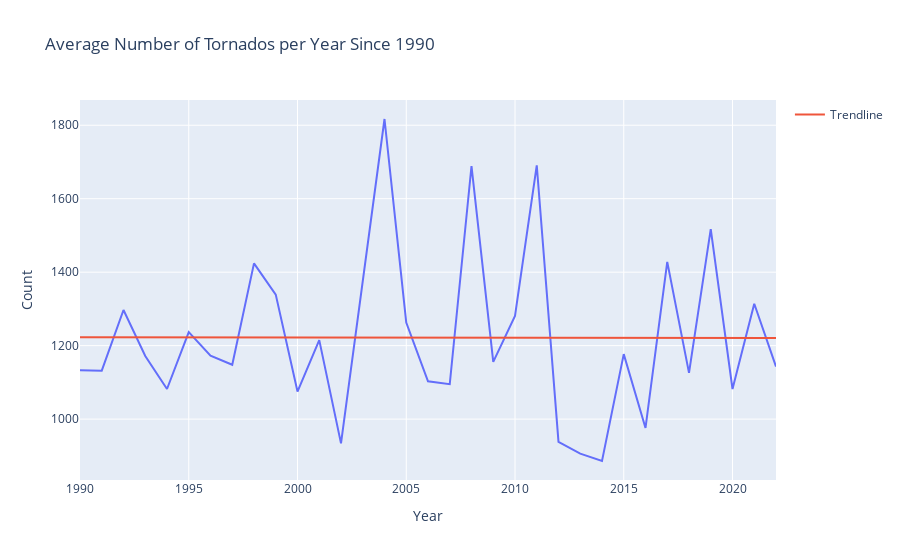

Write notebook code for a chart like this one.
### Code cell
# create same graphs as above but only since 1990
df_2000 = df[df['yr'] >= 1990]
num_per_year = df_2000.groupby('yr').count()['mo'].reset_index()
num_per_year.columns = ['Year', 'Count']
fig = px.line(num_per_year, x='Year', y='Count', title='Average Number of Tornados per Year Since 1990')

# add a trendline by computing the best fit line
z = np.polyfit(num_per_year['Year'], num_per_year['Count'], 1)
p = np.poly1d(z)
fig.add_scatter(x=num_per_year['Year'], y=p(num_per_year['Year']), mode='lines', name='Trendline')

fig.show()

### Figure 1 — Plotly figure (JSON) as saved in the notebook; plotly's stock layout.template omitted (floating-point values rounded to 4 significant figures)
{"data": [{"hovertemplate": "Year=%{x}<br>Count=%{y}<extra></extra>", "legendgroup": "", "line": {"color": "#636efa", "dash": "solid"}, "marker": {"symbol": "circle"}, "mode": "lines", "name": "", "orientation": "v", "showlegend": false, "type": "scatter", "x": [1990, 1991, 1992, 1993, 1994, 1995, 1996, 1997, 1998, 1999, 2000, 2001, 2002, 2003, 2004, 2005, 2006, 2007, 2008, 2009, 2010, 2011, 2012, 2013, 2014, 2015, 2016, 2017, 2018, 2019, 2020, 2021, 2022], "xaxis": "x", "y": [1133, 1132, 1297, 1172, 1082, 1237, 1173, 1148, 1424, 1339, 1075, 1215, 934, 1374, 1817, 1263, 1103, 1095, 1689, 1156, 1281, 1691, 938, 906, 886, 1177, 976, 1428, 1126, 1517, 1082, 1314, 1143], "yaxis": "y"}, {"mode": "lines", "name": "Trendline", "type": "scatter", "x": [1990, 1991, 1992, 1993, 1994, 1995, 1996, 1997, 1998, 1999, 2000, 2001, 2002, 2003, 2004, 2005, 2006, 2007, 2008, 2009, 2010, 2011, 2012, 2013, 2014, 2015, 2016, 2017, 2018, 2019, 2020, 2021, 2022], "y": [1223.0, 1223.0, 1223.0, 1223.0, 1223.0, 1223.0, 1223.0, 1222.0, 1222.0, 1222.0, 1222.0, 1222.0, 1222.0, 1222.0, 1222.0, 1222.0, 1222.0, 1222.0, 1222.0, 1222.0, 1222.0, 1222.0, 1222.0, 1221.0, 1221.0, 1221.0, 1221.0, 1221.0, 1221.0, 1221.0, 1221.0, 1221.0, 1221.0]}], "layout": {"legend": {"tracegroupgap": 0}, "title": {"text": "Average Number of Tornados per Year Since 1990"}, "xaxis": {"anchor": "y", "domain": [0, 1], "title": {"text": "Year"}}, "yaxis": {"anchor": "x", "domain": [0, 1], "title": {"text": "Count"}}}}
